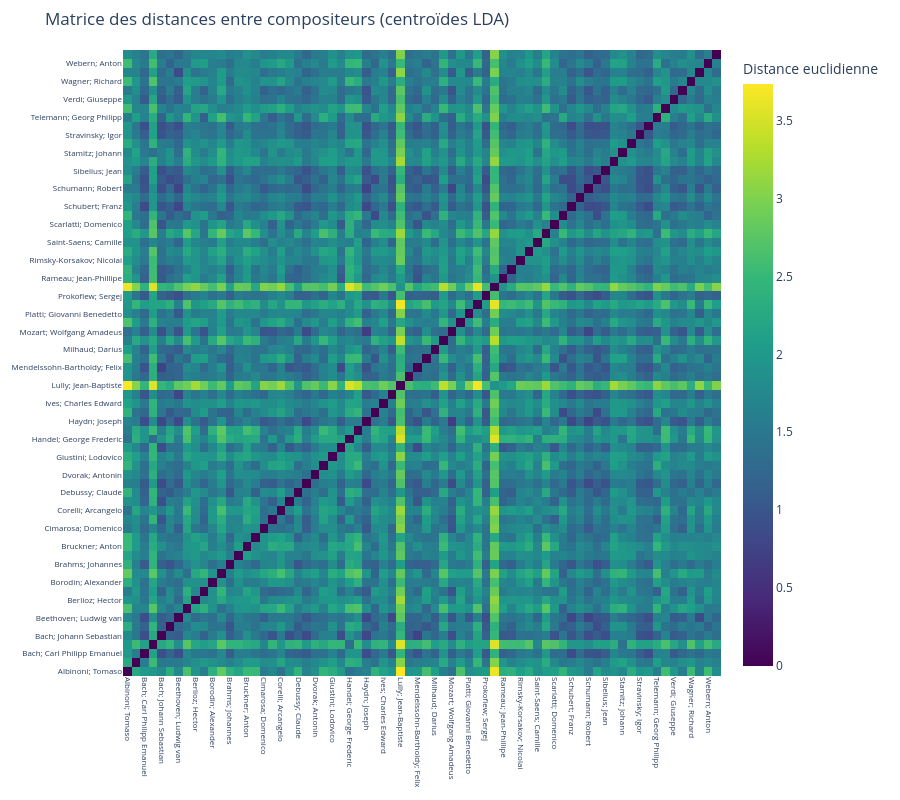

The notebook cell saved with this chart:
### Code cell
scaler = StandardScaler()
X_scaled = scaler.fit_transform(X)
le = LabelEncoder()
y_encoded = le.fit_transform(y)
class_names = le.classes_
n_classes = len(class_names)
lda_dim = 3
n_neighbors = 4
n_splits = 5
pca_dim = 100
random_state = 42
pca = PCA(n_components=pca_dim, random_state=random_state)
X_pca = pca.fit_transform(X_scaled)
lda = LinearDiscriminantAnalysis(n_components=dim, solver='eigen', shrinkage='auto')
X_lda = lda.fit_transform(X_pca, y_encoded)
dico_centroids = {}
for cls in range(n_classes):
    composer = class_names[cls]
    class_points = X_lda[y_encoded == cls]
    centroid = class_points.mean(axis=0)
    dico_centroids[composer] = centroid

# Calcul de la matrice des distances euclidiennes entre centroïdes
centroid_matrix = np.vstack([dico_centroids[composer] for composer in class_names])
distance_matrix = np.zeros((n_classes, n_classes))
for i in range(len(class_names)):
    for j in range(len(class_names)):
        if i != j:
            distance_matrix[i, j] = distance(i, j,X,y_encoded)


fig = go.Figure(data=go.Heatmap(
    z=distance_matrix,
    x=class_names,
    y=class_names,
    colorscale='Viridis',
    colorbar=dict(title='Distance euclidienne'),
    hovertemplate='De %{y}<br>à %{x}<br>Distance: %{z:.2f}<extra></extra>',
))

fig.update_layout(
    title="Matrice des distances entre compositeurs (centroïdes LDA)",
    xaxis=dict(tickangle=90, tickfont=dict(size=8)),
    yaxis=dict(tickfont=dict(size=8)),
    width=900,
    height=800,
    margin=dict(l=100, b=100, t=50, r=50)
)
fig.show()

### Figure 1 — Plotly figure (JSON) as saved in the notebook; plotly's stock layout.template omitted (floating-point values rounded to 4 significant figures; data arrays with more than 128 entries replaced by an {"elided": "..."} marker saying what was removed)
{"data": [{"colorbar": {"title": {"text": "Distance euclidienne"}}, "colorscale": [[0, "#440154"], [0.1111, "#482878"], [0.2222, "#3e4989"], [0.3333, "#31688e"], [0.4444, "#26828e"], [0.5556, "#1f9e89"], [0.6667, "#35b779"], [0.7778, "#6ece58"], [0.8889, "#b5de2b"], [1, "#fde725"]], "hovertemplate": "De %{y}<br>à %{x}<br>Distance: %{z:.2f}<extra></extra>", "type": "heatmap", "x": ["Albinoni; Tomaso", "Antheil; George", "Bach; Carl Philipp Emanuel", "Bach; Johann Christian", "Bach; Johann Sebastian", "Bartok; Bela", "Beethoven; Ludwig van", "Berg; Alban", "Berlioz; Hector", "Boccherini; Luigi Rodolofo", "Borodin; Alexander", "Boulez; Pierre", "Brahms; Johannes", "Britten; Benjamin", "Bruckner; Anton", "Chopin; Frederic", "Cimarosa; Domenico", "Clementi; Muzio", "Corelli; Arcangelo", "Couperin; Francois", "Debussy; Claude", "Dussek; Jan Ladislav", "Dvorak; Antonin", "Faure; Gabriel", "Giustini; Lodovico", "Grieg; Edvard", "Handel; George Frederic", "Haydn; Johann Michael", "Haydn; Joseph", "Hindemith; Paul", "Ives; Charles Edward", "Liszt; Franz", "Lully; Jean-Baptiste", "Mahler; Gustav", "Mendelssohn-Bartholdy; Felix", "Messiaen; Olivier", "Milhaud; Darius", "Mozart; Leopold", "Mozart; Wolfgang Amadeus", "Mussorgsky; Modest", "Platti; Giovanni Benedetto", "Pleyel; Ignace Joseph", "Prokofiew; Sergej", "Purcell; Henry", "Rameau; Jean-Phillipe", "Ravel; Maurice", "Rimsky-Korsakov; Nicolai", "Rossini; Gioacchino", "Saint-Saens; Camille", "Salieri; Antonio", "Scarlatti; Domenico", "Schoenberg; Arnold", "Schubert; Franz", "Schumann; Clara", "Schumann; Robert", "Shostakovich; Dmitri", "Sibelius; Jean", "Smetana; Bedrich", "Stamitz; Johann", "Strauss; Richard", "Stravinsky; Igor", "Tchaikovsky; Peter Iljitsch", "Telemann; Georg Philipp", "Varese; Edgar", "Verdi; Giuseppe", "Vivaldi; Antonio", "Wagner; Richard", "Weber; Carl Maria von", "Webern; Anton", "Weill; Kurt"], "y": ["Albinoni; Tomaso", "Antheil; George", "Bach; Carl Philipp Emanuel", "Bach; Johann Christian", "Bach; Johann Sebastian", "Bartok; Bela", "Beethoven; Ludwig van", "Berg; Alban", "Berlioz; Hector", "Boccherini; Luigi Rodolofo", "Borodin; Alexander", "Boulez; Pierre", "Brahms; Johannes", "Britten; Benjamin", "Bruckner; Anton", "Chopin; Frederic", "Cimarosa; Domenico", "Clementi; Muzio", "Corelli; Arcangelo", "Couperin; Francois", "Debussy; Claude", "Dussek; Jan Ladislav", "Dvorak; Antonin", "Faure; Gabriel", "Giustini; Lodovico", "Grieg; Edvard", "Handel; George Frederic", "Haydn; Johann Michael", "Haydn; Joseph", "Hindemith; Paul", "Ives; Charles Edward", "Liszt; Franz", "Lully; Jean-Baptiste", "Mahler; Gustav", "Mendelssohn-Bartholdy; Felix", "Messiaen; Olivier", "Milhaud; Darius", "Mozart; Leopold", "Mozart; Wolfgang Amadeus", "Mussorgsky; Modest", "Platti; Giovanni Benedetto", "Pleyel; Ignace Joseph", "Prokofiew; Sergej", "Purcell; Henry", "Rameau; Jean-Phillipe", "Ravel; Maurice", "Rimsky-Korsakov; Nicolai", "Rossini; Gioacchino", "Saint-Saens; Camille", "Salieri; Antonio", "Scarlatti; Domenico", "Schoenberg; Arnold", "Schubert; Franz", "Schumann; Clara", "Schumann; Robert", "Shostakovich; Dmitri", "Sibelius; Jean", "Smetana; Bedrich", "Stamitz; Johann", "Strauss; Richard", "Stravinsky; Igor", "Tchaikovsky; Peter Iljitsch", "Telemann; Georg Philipp", "Varese; Edgar", "Verdi; Giuseppe", "Vivaldi; Antonio", "Wagner; Richard", "Weber; Carl Maria von", "Webern; Anton", "Weill; Kurt"], "z": {"elided": "70x70 float values"}}], "layout": {"height": 800, "margin": {"b": 100, "l": 100, "r": 50, "t": 50}, "title": {"text": "Matrice des distances entre compositeurs (centroïdes LDA)"}, "width": 900, "xaxis": {"tickangle": 90, "tickfont": {"size": 8}}, "yaxis": {"tickfont": {"size": 8}}}}
